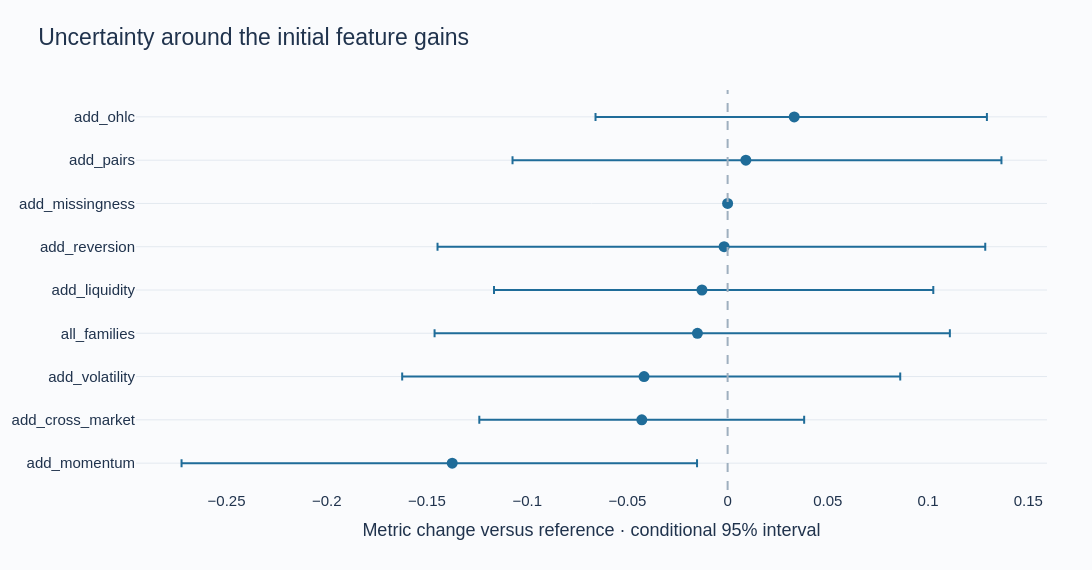

Write notebook code for a chart like this one.
### Code cell
delta = comparison.loc[comparison.variant != "reference"].sort_values("delta_from_reference").copy()
lower = delta.conditional_delta_95_interval.map(lambda v: v[0])
upper = delta.conditional_delta_95_interval.map(lambda v: v[1])
fig = go.Figure(go.Scatter(x=delta.delta_from_reference, y=delta.variant, mode="markers",
    marker={"size": 11, "color": "#1F6C99"},
    error_x={"type": "data", "symmetric": False, "array": upper - delta.delta_from_reference,
             "arrayminus": delta.delta_from_reference - lower}))
fig.add_vline(x=0, line_dash="dash", line_color="#9EAFBF")
fig.update_layout(title="Uncertainty around the initial feature gains", xaxis_title="Metric change versus reference · conditional 95% interval")
show_figure(fig, root, "ablation_uncertainty", 570)

### Figure 1 — Plotly figure (JSON) as saved in the notebook; plotly's stock layout.template omitted (floating-point values rounded to 4 significant figures)
{"data": [{"error_x": {"array": [0.1221, 0.081, 0.1278, 0.1259, 0.1154, 0.1303, 0.0, 0.1275, 0.09614], "arrayminus": [0.135, 0.08108, 0.1207, 0.1311, 0.1037, 0.143, 0.0, 0.1164, 0.09914], "symmetric": false, "type": "data"}, "marker": {"color": "#1F6C99", "size": 11}, "mode": "markers", "type": "scatter", "x": [-0.1374, -0.04281, -0.04169, -0.01506, -0.01281, -0.001753, 0.0, 0.009104, 0.03323], "y": ["add_momentum", "add_cross_market", "add_volatility", "all_families", "add_liquidity", "add_reversion", "add_missingness", "add_pairs", "add_ohlc"]}], "layout": {"colorway": ["#1F6C99", "#27A394", "#EDAF43", "#D76C64", "#8070A6"], "font": {"color": "#20334D", "family": "Arial", "size": 15}, "height": 570, "margin": {"b": 80, "l": 85, "r": 45, "t": 90}, "paper_bgcolor": "#FAFBFD", "plot_bgcolor": "#FAFBFD", "shapes": [{"line": {"color": "#9EAFBF", "dash": "dash"}, "type": "line", "x0": 0, "x1": 0, "xref": "x", "y0": 0, "y1": 1, "yref": "y domain"}], "title": {"font": {"size": 23}, "text": "Uncertainty around the initial feature gains", "x": 0.035}, "width": 1120, "xaxis": {"showgrid": false, "title": {"text": "Metric change versus reference · conditional 95% interval"}, "zeroline": false}, "yaxis": {"gridcolor": "#E3E9F0", "zerolinecolor": "#9EAFBF"}}}
